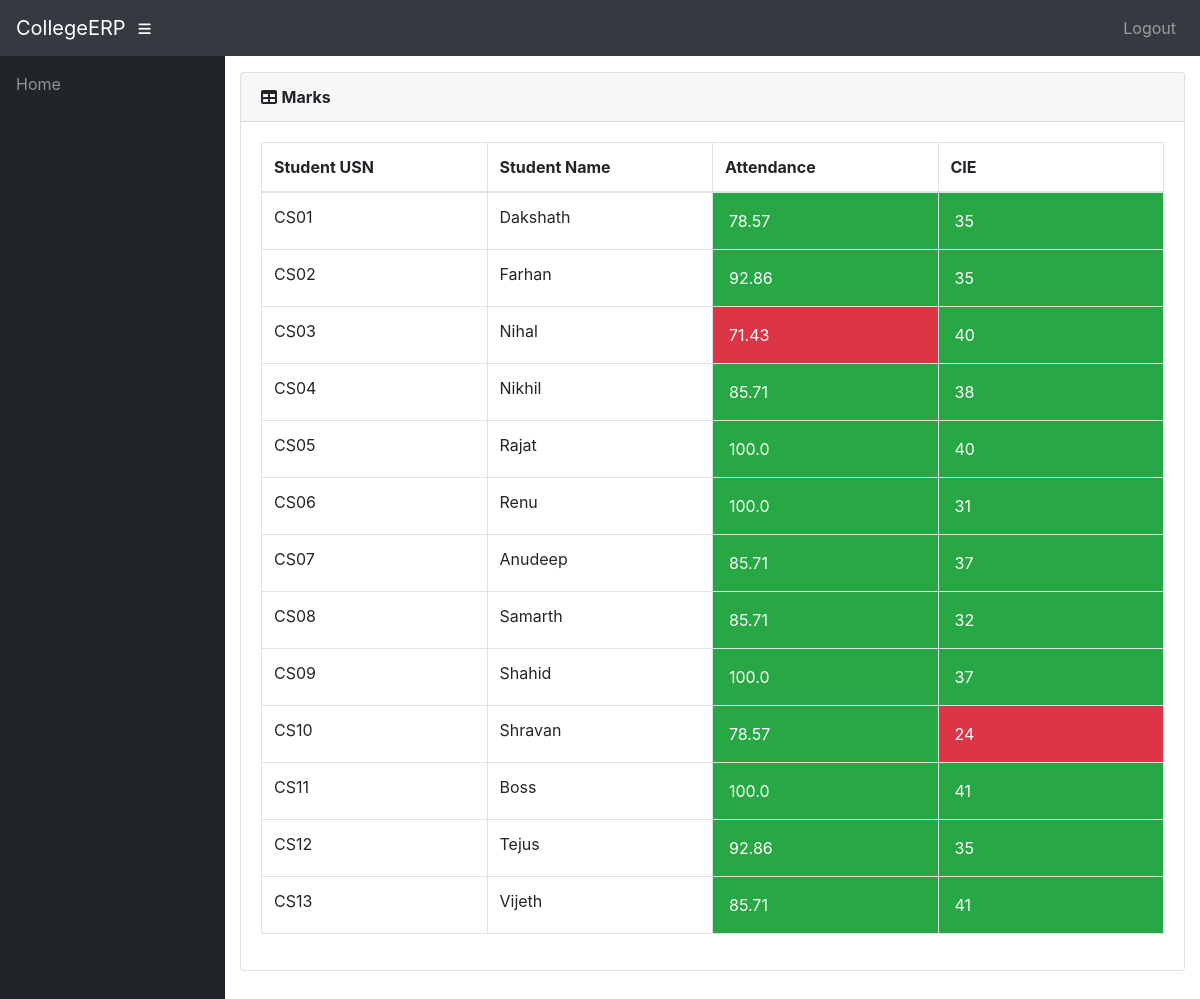
Page /info/teacher/6/Report/ (signed in) on the earlier database version.
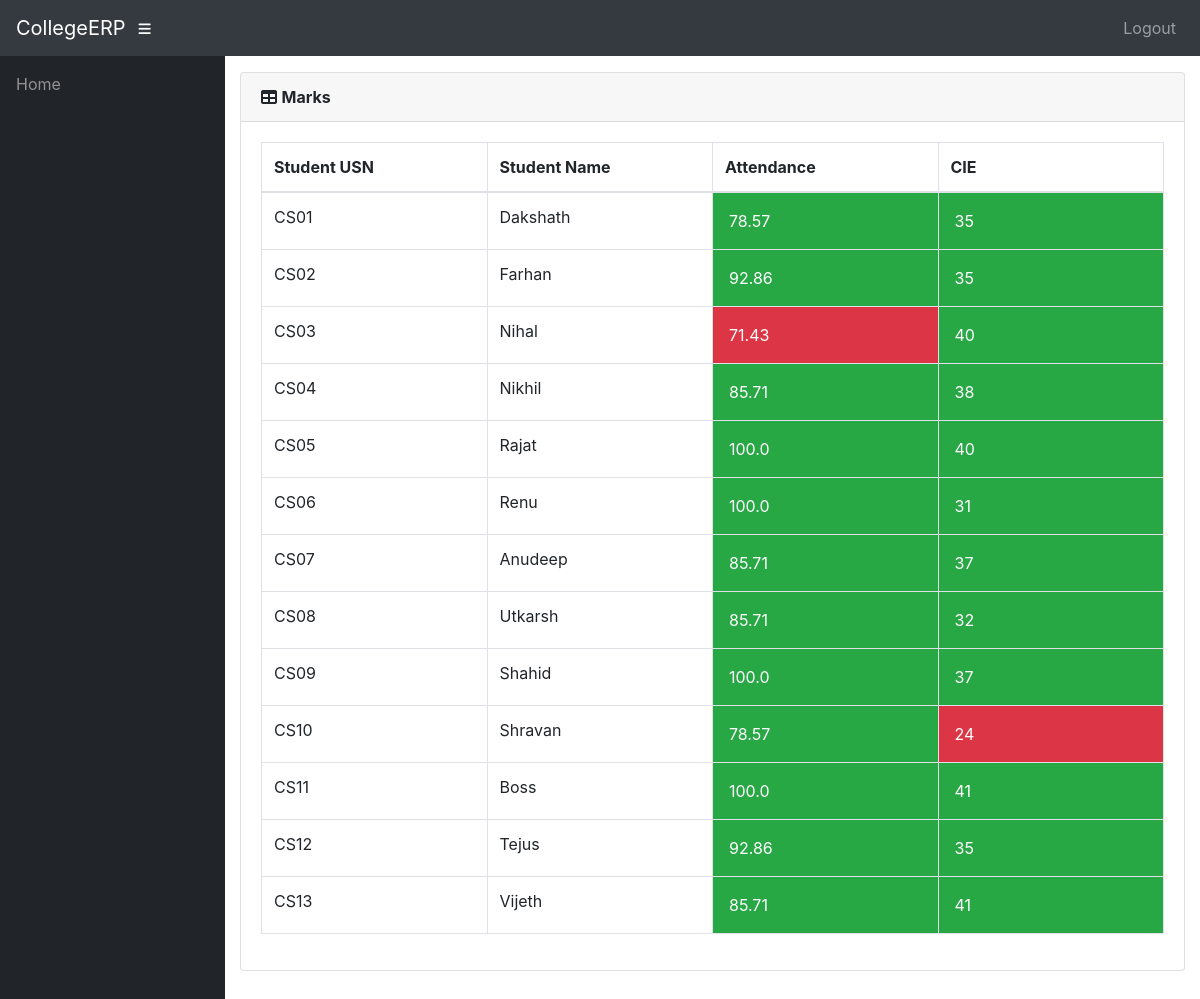
Same page on the later database version.
### info/models.py (models this page shows, shortened)
class StudentCourse(models.Model):
    student = models.ForeignKey(Student, on_delete=models.CASCADE)
    course = models.ForeignKey(Course, on_delete=models.CASCADE)
    class Meta:
        unique_together = (('student', 'course'),)
        verbose_name_plural = 'Marks'
    def get_cie(self):
        marks_list = self.marks_set.all()
        m = []
        for mk in marks_list:
            m.append(mk.marks1)
        cie = math.ceil(sum(m[:5])/2)
        return cie
    def get_attendance(self):
        a = AttendanceTotal.objects.get(student=self.student, course=self.course)
        return a.attendance

class Student(models.Model):
    user = models.OneToOneField(User, on_delete=models.CASCADE, null=True)
    class_id = models.ForeignKey(Class, on_delete=models.CASCADE, default=1)
    USN = models.CharField(primary_key='True', max_length=100)
    name = models.CharField(max_length=200)
    sex = models.CharField(max_length=50, choices=sex_choice, default='Male')
    DOB = models.DateField(default='1998-01-01')
    def __str__(self):
        return self.name

class Course(models.Model):
    dept = models.ForeignKey(Dept, on_delete=models.CASCADE)
    id = models.CharField(primary_key='True', max_length=50)
    name = models.CharField(max_length=50)
    shortname = models.CharField(max_length=50, default='X')
    def __str__(self):
        return self.name

class AttendanceTotal(models.Model):
    course = models.ForeignKey(Course, on_delete=models.CASCADE)
    student = models.ForeignKey(Student, on_delete=models.CASCADE)
    class Meta:
        unique_together = (('student', 'course'),)
    @property
    def attendance(self):
        stud = Student.objects.get(name=self.student)
        cr = Course.objects.get(name=self.course)
        total_class = Attendance.objects.filter(course=cr, student=stud).count()
        att_class = Attendance.objects.filter(course=cr, student=stud, status='True').count()
        if total_class == 0:
            attendance = 0
        else:
            attendance = round(att_class / total_class * 100, 2)
        return attendance

class Marks(models.Model):
    studentcourse = models.ForeignKey(StudentCourse, on_delete=models.CASCADE)
    name = models.CharField(max_length=50, choices=test_name, default='Internal test 1')
    marks1 = models.IntegerField(default=0, validators=[MinValueValidator(0), MaxValueValidator(100)])
    class Meta:
        unique_together = (('studentcourse', 'name'),)

### info/views.py (the view)
# urls.py: path('teacher/<int:assign_id>/Report/', views.t_report, name='t_report'),
@login_required()
def t_report(request, assign_id):
    ass = get_object_or_404(Assign, id=assign_id)
    sc_list = []
    for stud in ass.class_id.student_set.all():
        a = StudentCourse.objects.get(student=stud, course=ass.course)
        sc_list.append(a)
    return render(request, 'info/t_report.html', {'sc_list': sc_list})

### info/models.py (called while the page is built)
    @property
    def is_student(self):
        if hasattr(self, 'student'):
            return True
        return False

    @property
    def is_teacher(self):
        if hasattr(self, 'teacher'):
            return True
        return False

### info/templates/info/t_report.html
{% extends 'info/base.html' %}
    {% load static %}
    {% block content %}
                  <div class="card mb-3">
            <div class="card-header">
              <i class="fas fa-table"></i>
            <b>Marks</b></div>
            <div class="card-body">
              <div class="table-responsive">
                <table class="table table-bordered" id="dataTable" width="100%" cellspacing="0">
                  <thead>
                    <tr>
                        <th style="width: 25%">Student USN</th>
                        <th style="width: 25%">Student Name</th>
                        <th style="width: 25%">Attendance</th>
                        <th style="width: 25%">CIE</th>
                  </thead>
                  <tbody>
                    {% for sc in sc_list %}
                    <tr>
                        <td>{{ sc.student_id }}</td>
                        <td>{{ sc.student.name }}</td>
                        {% if sc.get_attendance < 75 %}
                            <td class="p-3 mb-2 bg-danger text-white">{{ sc.get_attendance }}</td>
                        {% else %}
                            <td class="p-3 mb-2 bg-success text-white">{{ sc.get_attendance }}</td>
                        {% endif %}
                        {% if sc.get_cie < 25 %}
                            <td class="p-3 mb-2 bg-danger text-white">{{ sc.get_cie }}</td>
                        {% else %}
                            <td class="p-3 mb-2 bg-success text-white">{{ sc.get_cie }}</td>
                        {% endif %}
                    </tr>
                    {% empty %}
                            <p>student has no courses</p>
                    {% endfor %}
                  </tbody>
                </table>
              </div>
            </div>
          </div>
    {% endblock %}

Differences in the rows shown:
changed through a linked row, StudentCourse "CS08": student.name "Samarth" → "Utkarsh"
